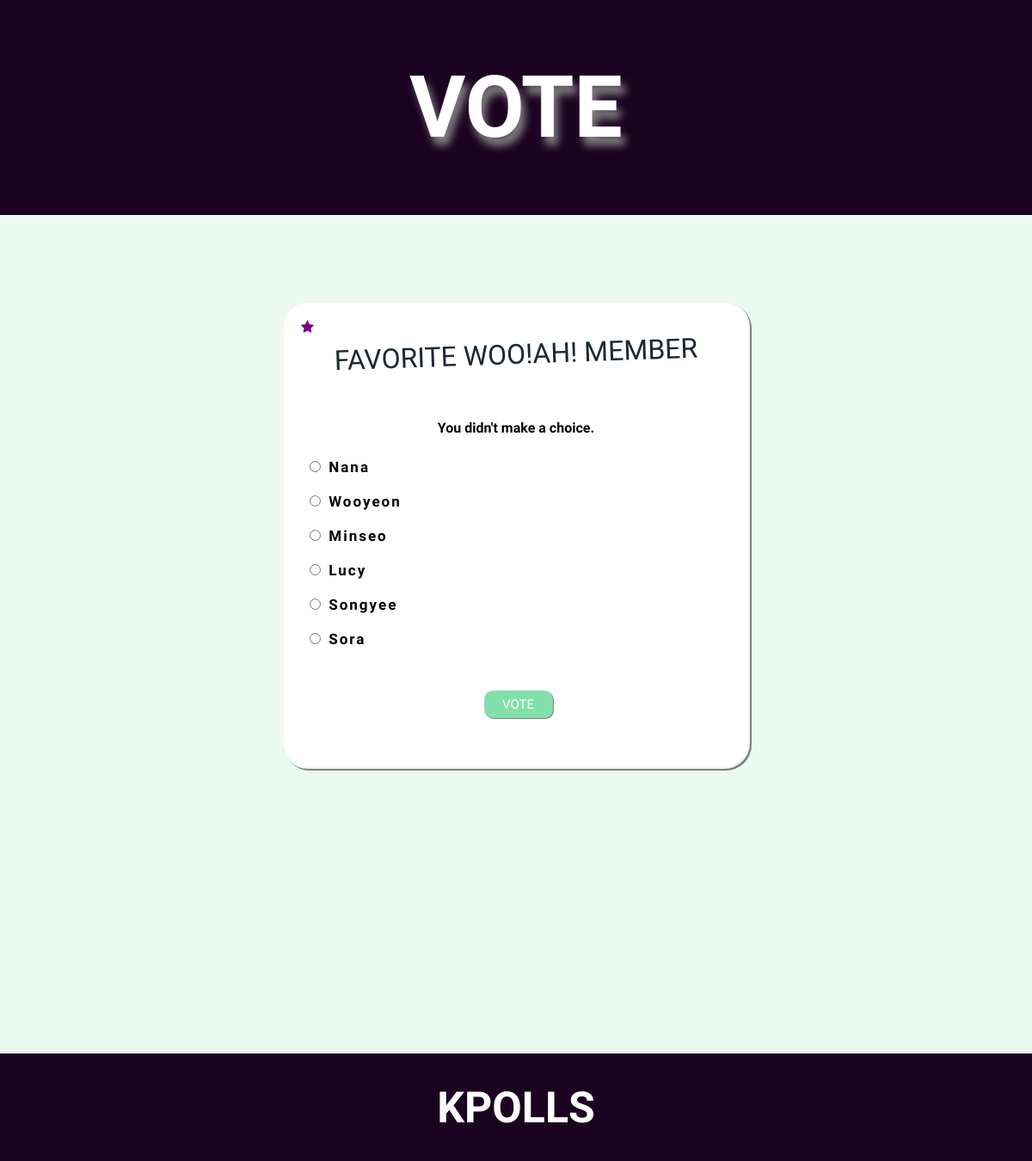
The app's page /polls/favorite-wooah-member/vote/ with its own data.
### polls/models.py (models this page shows, shortened)
class Prompt(models.Model):
    prompt_text = models.CharField(max_length=200)
    pub_date = models.DateTimeField('date published')
    rem_date = models.DateTimeField('date removed', null=True)
    slug = models.SlugField(null=False, unique=True)
    ended = models.BooleanField(default=False)

class Choice(models.Model):
        prompt = models.ForeignKey(Prompt, on_delete=models.CASCADE)
        choice_text = models.CharField(max_length=200)
        votes = models.IntegerField(default=0)

### polls/views.py (the view, shortened to what this page needs)
# urls.py: path('polls/<slug:slug>/vote/', views.vote, name='vote'),
def vote(request, slug):
    prompt = get_object_or_404(Prompt, slug=slug)
    try:
        selected_choice = prompt.choice_set.get(pk=request.POST['choice'])
    except (KeyError, Choice.DoesNotExist):
        return render(request, 'polls/detail.html', {
        'prompt': prompt,
        'error_message': "You didn't make a choice.",
        })

### polls/templates/polls/detail.html (shortened to what this page needs)
<html>
<head>
    {% load static %}
    <link rel="stylesheet" type="text/css" href="{% static 'polls/css/detail style.css' %}">
    <link rel="stylesheet" href="https://cdnjs.cloudflare.com/ajax/libs/font-awesome/4.7.0/css/font-awesome.min.css">
</head>
<body>
    <header>
        <div class="page-header">
            <h1>VOTE</h1>
        </div>
    </header>
    <div id="content-wrapper">
        <div class="space"></div>
        <div id="poll-container">
            <i class="fa fa-star" aria-hidden="true"></i>
            <h1 class="prompt-name">{{ prompt.prompt_text }}</h1>
            <br>
            {% if error_message %}<p><strong>{{ error_message }}</strong></p>{% endif %}
            <div class="choices-container">
                <form action="{% url 'polls:vote' prompt.slug %}" method="post">
                    {% for choice in prompt.choice_set.all %}
                    <input type="radio" name="choice" id="choice{{ forloop.counter }}" value="{{ choice.id }}" />
                    <label for="choice{{ forloop.counter }}" class="choice-op">{{ choice.choice_text }}</label><br>
                    {% endfor%}
                    <br>
                    <div class="submit-bt-container"><input type="submit" value="Vote" id="submit-bt" onclick="this.disabled=true;this.form.submit();"></div>
                </form>
            </div>
        </div>
    </div>
    <div class="space"></div>
    <div class="footer-holder">
        <footer>
            <h1>KPOLLS</h1>
        </footer>
    </div>
</body>
</html>

### polls/static/polls/css/detail style.css (style rules this page uses)
body, html { color: black; margin: 0px 0px; font-family: "Raleway", serif; font-weight: lighter; background-color: #EAFAF1; width: 100%; position: relative; }
header { font-family: "Titan One"; color: white; font-weight: 900; background-color: #1C0321; width: 100%; min-height: 250px; max-height: 300px; text-align: center; text-shadow: 5px 10px 10px grey; position: relative; line-height: 250px; }
header h1 { font-weight: 900; height: 250px; margin: 0; }
.page-header { font-size: 50px; position: absolute; width: 100%; margin: auto; }
#content-wrapper { text-align: center; height: auto; min-height: 1000px; }
.space { height: 100px; }
#poll-container { background-color: white; border: 2px solid #F2F4F4; border-radius: 30px; width: 500px; margin: auto; height: auto; min-height: 500px; padding: 20px; box-shadow: 2px 2px grey; }
.fa.fa-star { float: left; color: purple; }
.prompt-name { font-family: "Titan One"; font-weight: 100; color: #1C2833; text-transform: uppercase; transform: rotate(-2deg); }
.choices-container { font-weight: 900; font-size: 17px; text-align: left; padding-left: 5px; height: auto; line-height: 40px; letter-spacing: 2px; }
.submit-bt-container { text-align: center; width: 50%; margin: auto; }
#submit-bt { padding: 5px; width: 80px; border: 2px solid #82E0AA; border-radius: 10px; font-family: "Titan One"; font-size: 15px; color: white; background-color: #82E0AA; text-transform: uppercase; box-shadow: 1px 1px gray; }
.footer-holder { width: 100%; height: 125px; position: absolute; bottom: 0; }
footer { height: auto; width: inherit; position: absolute; bottom: 0px; left: 0px; background-color: #1C0321; margin-right: 0px; }
footer h1 { color: white; font-family: "Titan One"; font-size: 50px; text-align: center; }

### records on screen
Prompt: prompt_text "FAVORITE WOO!AH! MEMBER"
Choice: choice_text "Nana"
Choice: choice_text "Wooyeon"
Choice: choice_text "Minseo"
Choice: choice_text "Lucy"
Choice: choice_text "Songyee"
Choice: choice_text "Sora"

### other values on screen
{{ error_message }} "You didn't make a choice."
